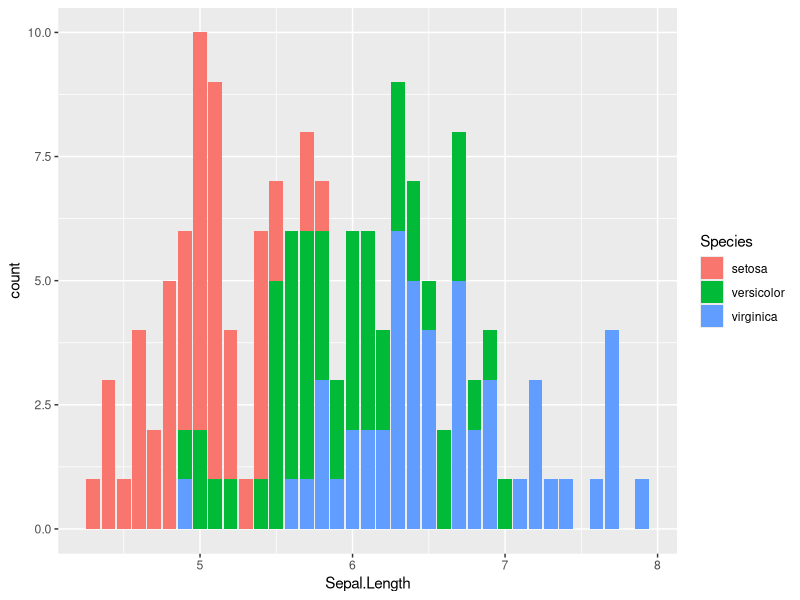

Here is the R script that generated this plot:
## ---- chunk 1
knitr::opts_chunk$set(echo = FALSE)
## ---- chunk 2
dim(iris)  #dimensión de la base
head(iris) #primeros elementos de la base
## ---- chunk 3

library(ggplot2)
ggplot(iris, aes(Sepal.Length, fill = Species)) + geom_bar()

## ---- chunk 4
#tipos dentro de una variable categórica
levels(as.factor(iris$Species))
## ---- chunk 5
lirios <- iris
lirios$id <- 1:150
lirios[1:5,4:6]
## ---- chunk 6
#asignación de semilla
set.seed(20170704) 
sample(lirios$id, size = 6, replace = FALSE)
sample(lirios$id, size = 6, replace = TRUE)
## ---- chunk 7
set.seed(20170701)
x <- 1:7 ; x
sample(x, size = 3, 
       replace = FALSE)
